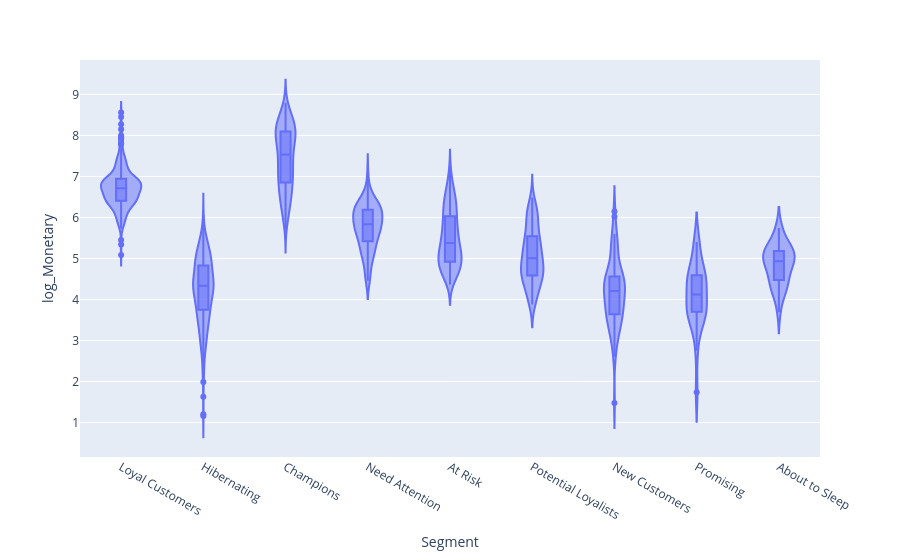

Write notebook code for a chart like this one.
### Code cell
px.violin(fm, x='Segment', y='log_Monetary', box=True)

### Figure 1 — Plotly figure (JSON) as saved in the notebook; plotly's stock layout.template omitted (floating-point values rounded to 4 significant figures; data arrays with more than 128 entries replaced by an {"elided": "..."} marker saying what was removed)
{"data": [{"alignmentgroup": "True", "box": {"visible": true}, "hovertemplate": "Segment=%{x}<br>log_Monetary=%{y}<extra></extra>", "legendgroup": "", "marker": {"color": "#636efa"}, "name": "", "offsetgroup": "", "orientation": "v", "scalegroup": "True", "showlegend": false, "type": "violin", "x": {"elided": "1500 str values"}, "x0": " ", "xaxis": "x", "y": {"elided": "1500 float values"}, "y0": " ", "yaxis": "y"}], "layout": {"legend": {"tracegroupgap": 0}, "margin": {"t": 60}, "violinmode": "group", "xaxis": {"anchor": "y", "domain": [0, 1], "title": {"text": "Segment"}}, "yaxis": {"anchor": "x", "domain": [0, 1], "title": {"text": "log_Monetary"}}}}
